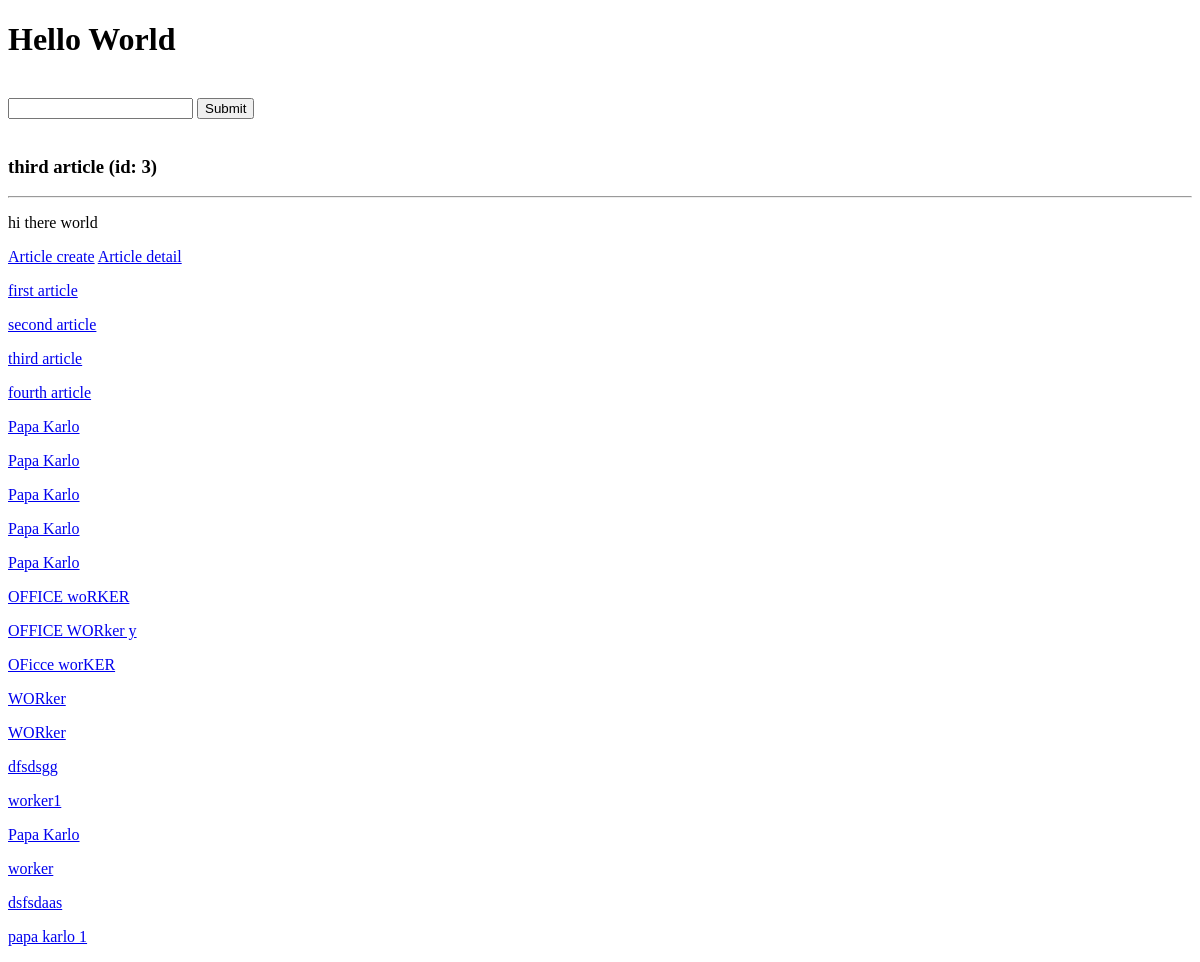
Before: / with the older database file.
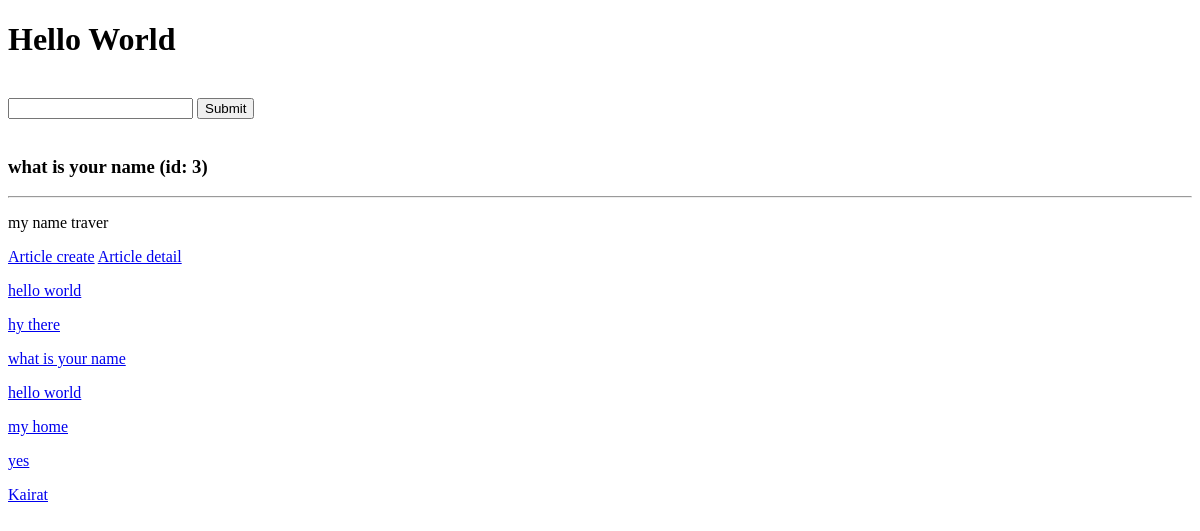
After: the same page with the newer database file.
### articles/models.py (models this page shows)
class Article(models.Model):
    user = models.ForeignKey(User, blank=True, null=True, on_delete=models.SET_NULL)
    title = models.CharField(max_length=250)
    slug = models.SlugField(unique=True, blank=True, null=True)
    content = models.TextField()
    timestamp = models.DateTimeField(auto_now_add=True)
    updated = models.DateTimeField(auto_now=True)
    publish = models.DateField(auto_now=False, auto_now_add=False,
                               null=True, blank=True)
    objects = ArticleManager()
    def get_absolute_url(self):
        return reverse('article-detail', kwargs={'slug': self.slug})

### trydjango/views.py (the view)
# urls.py: path('', home_page, name='home_page'),
def home_page(request, *args, **kwargs):
    generate_id = random.randint(1, 4)
    article_obj = Article.objects.get(id=generate_id)
    articles = Article.objects.all()
    context = {
        'articles': articles,
        'article_title': article_obj.title,
        'article_content': article_obj.content,
        'article': article_obj
    }
    result = get_template('home.html').render(context)
    return HttpResponse(result)

### articles/models.py (called while the page is built)
    def get_queryset(self):
        return ArticleQuerySet(self.model, self._db)

### templates/home.html (shortened to what this page needs)
{% extends 'base.html' %}
{% block content %}
<br>
<h3>{{article_title}} (id: {{article.id}})</h3>
<hr>
<p>{{article_content}}</p>
<a href="{% url 'article-create' %}">Article create</a>
<a href="{% url 'article-detail' slug=article.slug %}">Article detail</a>
{% for article in articles %}
    {% if article.title %}
        <p><a href="{{article.get_absolute_url}}">{{ article.title }}</a></p>
    {% endif %}
{% endfor %}
{% endblock %}

### templates/base.html (shortened to what this page needs)
<!DOCTYPE html>
<html lang="en">
<head>
</head>
<body>
<h1>Hello World</h1>
<br>
<form action="article/" method="GET">
    <input type="text" name="query">
    <input type="submit">
</form>
{% block content %}
{% endblock %}
</body>
</html>

Changed rows visible on the page:
removed Article: title "first article"
removed Article: title "second article"
removed Article: title "fourth article"
removed Article: title "Papa Karlo"
removed Article: title "Papa Karlo"
removed Article: title "Papa Karlo"
removed Article: title "Papa Karlo"
removed Article: title "Papa Karlo"
removed Article: title "OFFICE woRKER"
removed Article: title "OFFICE WORker y"
removed Article: title "OFicce worKER"
removed Article: title "WORker"
removed Article: title "WORker"
removed Article: title "dfsdsgg"
removed Article: title "worker1"
removed Article: title "Papa Karlo"
removed Article: title "worker"
removed Article: title "dsfsdaas"
removed Article: title "papa karlo 1"
changed Article id 3: title "third article" → "what is your name"; content "hi there world" → "my name traver"
added Article: title "hello world"
added Article: title "hy there"
added Article: title "hello world"
added Article: title "my home"
added Article: title "yes"
added Article: title "Kairat"
